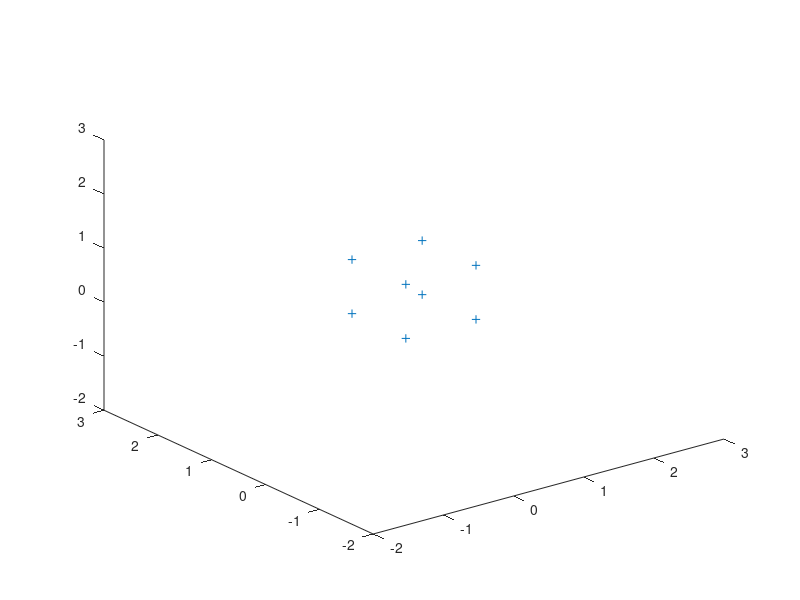

Here is the MATLAB script that generated this plot: (Note: this script raises an error after producing the figure.)
clear;
clc;


%% Creating a Cube:

% vertex   a b c d e f g h
p3d =    [ 0 1 1 0 0 1 1 0 ;   % x 
           0 0 0 0 1 1 1 1 ;   % y
           0 0 1 1 1 1 0 0 ];  % z
% p3d = p3d*500;     
       
% Set all visible points      
%hidden = zeros(1,8);
connmatrix = [ 'r'  0   0   0   0   0   0   0  ;
               'g' 'k'  0   0   0   0   0   0  ;
                0  'b' 'b'  0   0   0   0   0  ;
               'r'  0  'b' 'g'  0   0   0   0  ;
                0   0   0  'b' 'b'  0   0   0  ;
                0   0  'b'  0  'b' 'b'  0   0  ;
                0  'b'  0   0   0  'b' 'b'  0  ;
               'c'  0   0   0  'b'  0  'b' 'm' ];
kx=1;
ky=1;

K=[ kx  0   0 ;
    0   ky  0 ;
    0   0   1 ];
f=1;


plot3(p3d(1,:),p3d(2,:),p3d(3,:),'+');
axis([-2 3 -2 3 -2 3]);

passoz=0.01;
passox=0.02;
degz=pi*2/100;

points=p3d;


for z=1:100
    
    R = rotaz(0,0,z*degz);
    T = [z*passox, 0, z*passoz]';

    pt_trasl=[R,T;[0,0,0,1]] * [p3d; ones(1,8)];
    
%     pt_trasl=rotaz(0,0,z*degz)*pt_trasl;
%     pt_trasl(3,:)=p3d(3,:)+z*passoz;
%     pt_trasl(1,:)=p3d(1,:)+z*passox;
   
 
    points(:,:,z)=pt_trasl(1:3,:);
    
    img=strcat('i',int2str(100-z+1),'.png'); % ordine inverso per photoshop
    for k=1:8
    plot3(pt_trasl(1,1:8),pt_trasl(2,1:8),pt_trasl(3,1:8));
    plot3([pt_trasl(1,8) pt_trasl(1,1)],[pt_trasl(2,8) pt_trasl(2,1)],[pt_trasl(3,8) pt_trasl(3,1)]);
    plot3([pt_trasl(1,7) pt_trasl(1,2)],[pt_trasl(2,7) pt_trasl(2,2)],[pt_trasl(3,7) pt_trasl(3,2)]);
    plot3([pt_trasl(1,6) pt_trasl(1,3)],[pt_trasl(2,6) pt_trasl(2,3)],[pt_trasl(3,6) pt_trasl(3,3)]);
    plot3([pt_trasl(1,8) pt_trasl(1,5)],[pt_trasl(2,8) pt_trasl(2,5)],[pt_trasl(3,8) pt_trasl(3,5)]);
    plot3([pt_trasl(1,4) pt_trasl(1,1)],[pt_trasl(2,4) pt_trasl(2,1)],[pt_trasl(3,4) pt_trasl(3,1)]); 
      switch k
			case 1
				kcolor = [0 0 1];
			case 2
				kcolor = [1 0 0];
			case 3
				kcolor = [0 1 0];
			case 4
				kcolor = [0 1 1];
			case 5
				kcolor = [1 0 1];
			case 6
				kcolor = [1 0.5 0];
			case 7
				kcolor = [0 0.5 0.5];
			case 8
				kcolor = [0 0 0];
      end
      plot3(pt_trasl(1,k),pt_trasl(2,k),pt_trasl(3,k),'*','color',kcolor,'LineWidth',3); % 3 per cubo, 1 per traiettorie
      axis([-0.7002    3.2002   -1.4135    1.4135    0.0100    1.9600]);
      hold on;
    end
 
    grid on
    %cd b;
    %saveas(gcf,img);
    %cd ..;
    pause(0.03)
    hold off; % on for trajectories commenting lines cube, off for the cube
end

hold off;
save('movimento_punti_3D_100frames','points');





% [P2D, hidden] = camera_simulation(eye(3), [-0.5 -0.5 5]', p3d, K, f);

% ccdplot(P2D, hidden, connmatrix) 
% axis([-0.1 0.1 -0.1 0.1]);

% pause;
% for z=0:0.1:3
%     pt_trasl=p3d;
%     pt_trasl(3,:)=p3d(3,:)+z;
%     
%     [P2D, hidden] = camera_simulation(eye(3), [-0.5 -0.5 10]', pt_trasl, eye(3));
%     ccdplot(P2D, hidden, connmatrix) 
%     axis([-0.1 0.1 -0.1 0.1]);
%     pause;
% end
% 
% 
% for z=0:0.1:10
%     pt_trasl=p3d;
%     pt_trasl(3,:)=p3d(3,:)-z;
%     
%     [P2D, hidden] = camera_simulation(eye(3), [-0.5 -0.5 10]', pt_trasl, eye(3));
%     ccdplot(P2D, hidden, connmatrix) 
%     axis([-0.1 0.1 -0.1 0.1]);
%     pause;
% end